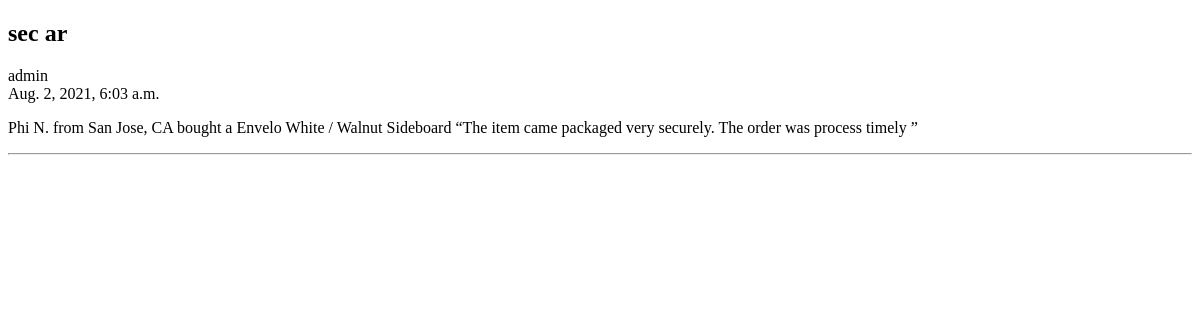
Page /2 on the earlier database version.
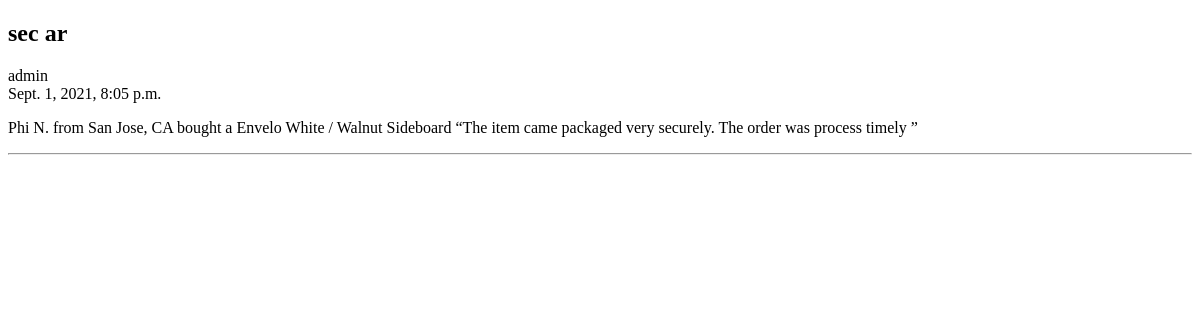
Same page on the later database version.
### blog/models.py (models this page shows, shortened)
class Articl(models.Model):
    title = models.CharField(max_length=250)
    slug = models.SlugField()
    author = models.ForeignKey(User,on_delete=models.CASCADE)
    content = models.TextField()
    publish = models.DateTimeField(default= timezone.now)
    created = models.DateTimeField(auto_now_add=True)
    updated = models.DateTimeField(auto_now=True)
    status = models.BooleanField(default=False)
    category = models.ManyToManyField(category)

### blog/views.py (the view)
# urls.py: path("<int:pk>",artdet.as_view(),name = 'det')
class artdet(DetailView):
    def get_object(self):
        return get_object_or_404(
            Articl,
            pk = self.kwargs.get('pk')
        )

### templates/blog/articl_detail.html
{% extends 'blog/base.html' %}
{% block main %}
    <article>
        <h2>{{object.title}}</h2>
        <div>{{object.author}}</div>
        <div>{{object.publish}}</div>
        <p>{{object.content}}</p>
        <hr>
    </article>
{% endblock %}

Differences in the rows shown:
changed Articl "sec ar": publish "Aug. 2, 2021, 6:03 a.m." → "Sept. 1, 2021, 8:05 p.m."
